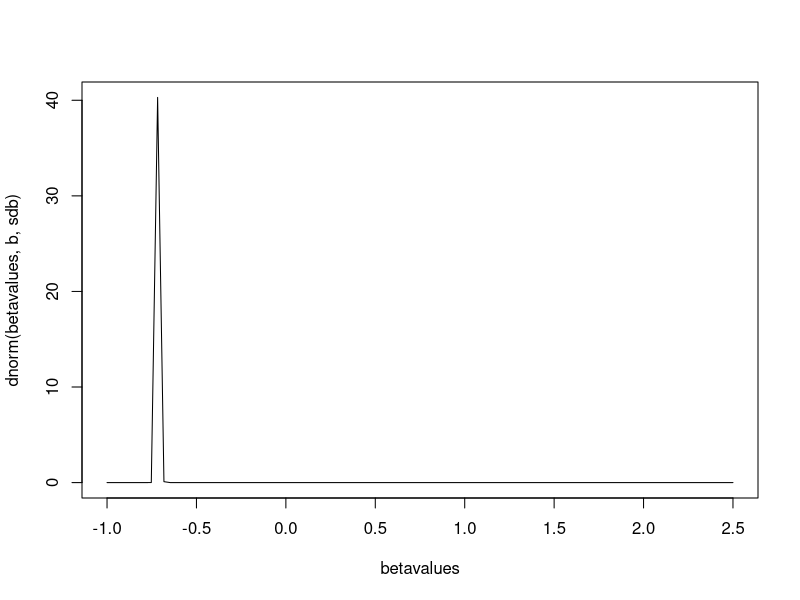

This chart was generated by the following R code:
# Q2(1)
beta = 0.7
tau = 1
x = runif(100, 0 ,20)
y = rnorm(100, beta*x, 1/sqrt(tau))
b = -sum(x*y)/sum(x*x)
sdb = 1/sqrt(tau*sum(x*x))
betavalues = seq(-1,2.5, length = 100)
plot(betavalues, dnorm(betavalues, b, sdb), type='l')
#Q2(2)
